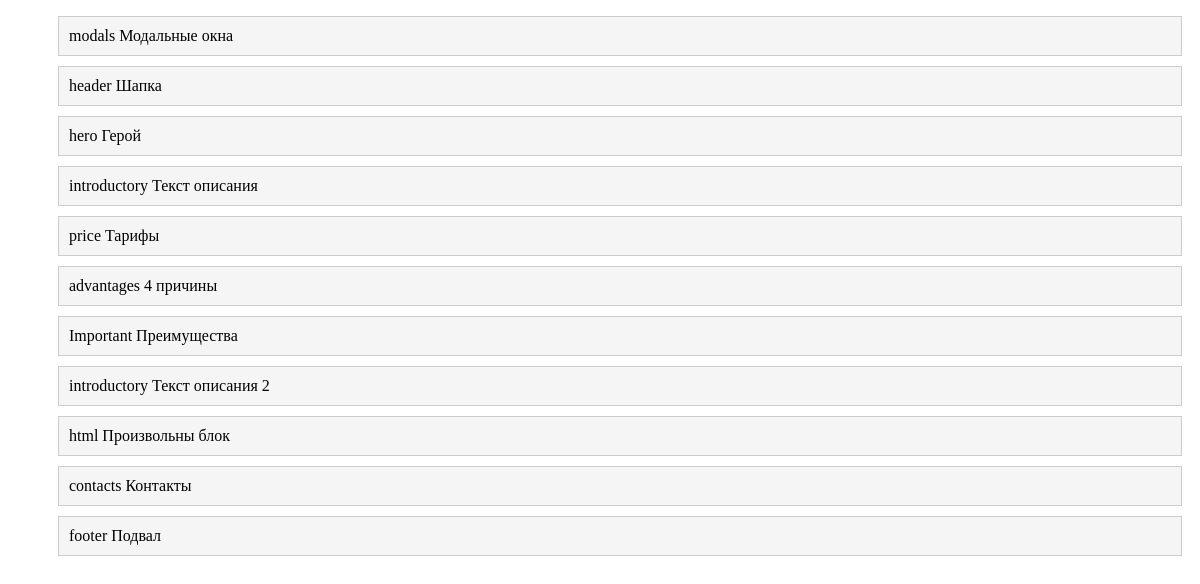
Before: /sorting/ (signed in) with the older database file.
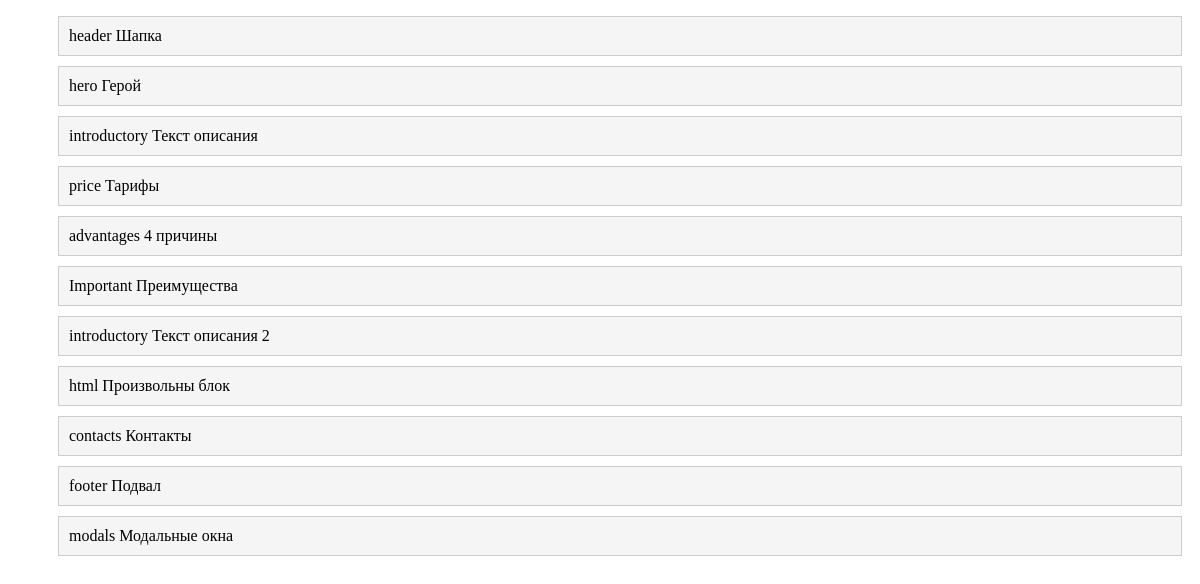
After: the same page with the newer database file.
### landing/models.py (models this page shows, shortened)
class landing(models.Model):
	TYPE_BLOCK = [
        ('themes', 'Типизированный'),
        ('null', 'Пустой'),
        ('html', 'Произвольный'),
        ('js', 'JS'),
        ('scc', 'Cтили'),
    ]
	title = models.CharField(max_length=255,verbose_name="Заголовок")
	name = models.CharField(max_length=255,blank=True,null=True,verbose_name="Название")
	content = models.TextField(blank=True,verbose_name="Настройки")
	photo = models.URLField(max_length=255,blank=True,verbose_name="Изображения")
	time_create = models.DateTimeField(auto_now_add=True,verbose_name="Время создания")
	time_update = models.DateTimeField(auto_now=True,verbose_name="Последнее обновление")
	order = models.IntegerField(blank=True,null=True,verbose_name="Порядок")
	type_block = models.CharField(max_length=255,verbose_name="Тип",blank=True,null=True,choices=TYPE_BLOCK)
	is_published = models.BooleanField(default=True,verbose_name="Видимость")
	class Meta:
		verbose_name = 'Блок'
		verbose_name_plural = 'Блоки'

### landing/views.py (the view)
# urls.py: path('sorting/',SortingHome.as_view(),name='sorting'),
class SortingHome(LoginRequiredMixin,ListView):
	model = landing
	template_name = 'accounts/sorting.html'
	context_object_name ='items'
	ordering = ['order']
	login_url = '/admin/'

### landing/templates/accounts/sorting.html (shortened to what this page needs)
<!DOCTYPE html>
<html>
<head>
  <link rel="stylesheet" href="https://code.jquery.com/ui/1.12.1/themes/base/jquery-ui.css">
</head>
<body>
  <ul class="sortable">
    {% for item in items %}
      <li id="item_{{ item.title }}_{{ item.id }}">{{ item.title }} {{ item.name }}</li>
    {% endfor %}
  </ul>
</body>
</html>

Changed rows visible on the page:
changed landing "modals": moves down the list
